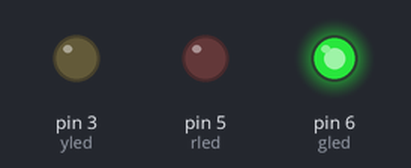
Simulated run of this sketch. Board: Arduino Uno, built with avr-gcc and run on an emulated ATmega328P. Shown: output pins drawn as LEDs (lit = HIGH).

Above: at 4.0 s.
At 9.0 s:
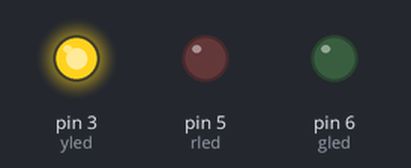
At 14.0 s:
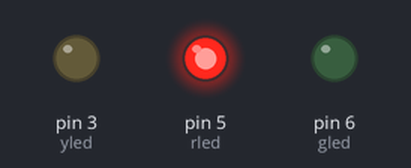
Timing chart, 0 to 23.4 s (numbered marks = the images above):
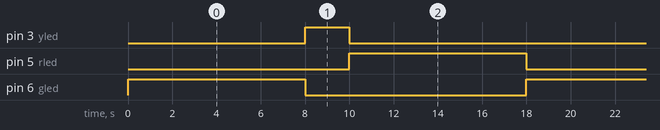

The sketch:

traffic_light.ino
```cpp
int yled=3;
int rled=5;
int gled=6;

int t = 8000;
void setup(){
  pinMode(yled, OUTPUT);
  pinMode(rled, OUTPUT);
  pinMode(gled, OUTPUT);
}
void loop(){
  digitalWrite(gled, HIGH);
  delay(t);
  digitalWrite(gled, LOW);
  digitalWrite(yled, HIGH);
  delay(t/4);
  digitalWrite(yled, LOW);
  digitalWrite(rled, HIGH);
  delay(t);
  digitalWrite(rled, LOW);
}
```

Measured:
- by itself, pin 3 (yled): alternates HIGH for 2.0 s and LOW for 16.0 s
- by itself, pin 5 (rled), pin 6 (gled): alternates HIGH for 8.0 s and LOW for 10.0 s
- by itself, everything shown: repeats every 18.0 s, in 4 steps
